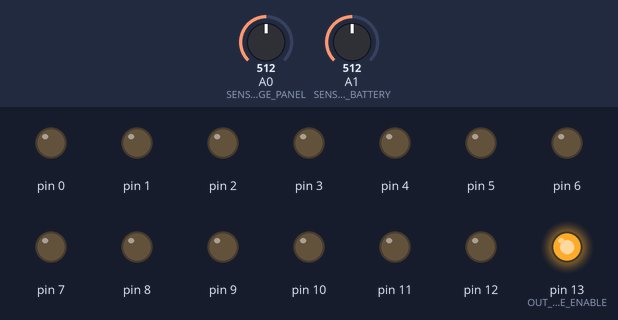
Simulated run of this sketch. Board: Arduino Uno, built with avr-gcc and run on an emulated ATmega328P. On the bench: output pins drawn as LEDs (lit = HIGH). The inputs (shaded band) are chosen by the test bench; at power-on: A0 (SENSOR_VOLTAGE_PANEL) = 512, A1 (SENSOR_VOLTAGE_BATTERY) = 512.

Above: at 1.3 s.
1.4 s: A0 (SENSOR_VOLTAGE_PANEL) set to 103
2.9 s: A0 (SENSOR_VOLTAGE_PANEL) set to 83
At 4.0 s:
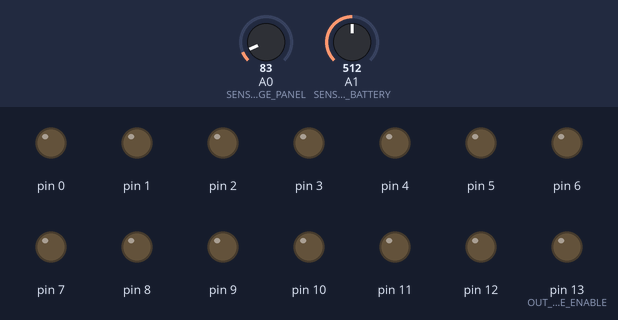
4.5 s: A0 (SENSOR_VOLTAGE_PANEL) set to 122
At 5.2 s:
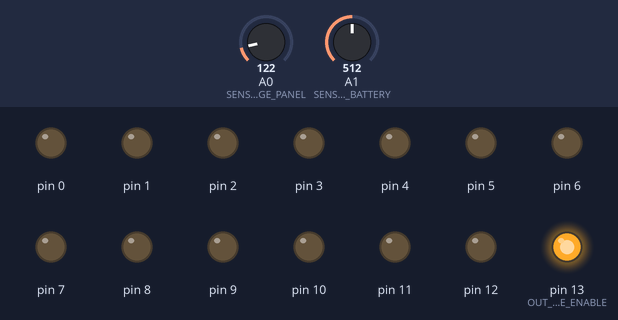
6.0 s: A0 (SENSOR_VOLTAGE_PANEL) set to 0
At 6.3 s:
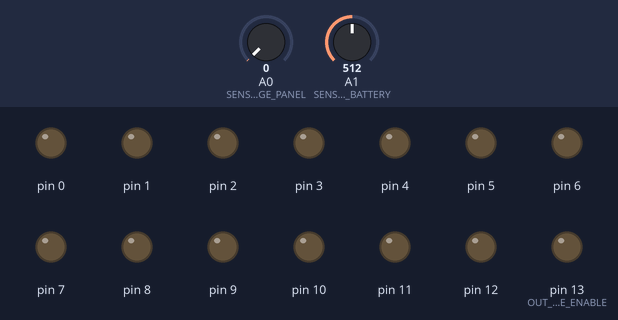
Timing chart, 0 to 8.5 s (numbered marks = the images above; inputs shaded):
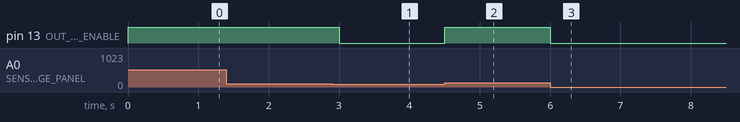

The sketch:

switcharger.ino
```cpp
#define OUT_CHARGE_ENABLE 13
#define SENSOR_VOLTAGE_PANEL A0
#define SENSOR_VOLTAGE_BATTERY A1

const int ADC_RESOLUTION = 1024;
const float VCC_ARDUINO = 5.00; // Volts
const float VBAT_MAX = 14.4; // Volts
const float VBAT_FLOAT = 13.8; // Volts
const float VBAT_FLOAT_LOW = 12.8; // Volts
const unsigned long ACTIVATION_DELAY = 5000; // ms


int state;
unsigned long activationTime, nowTime;
float Vin, Vbat;

float readVoltage(int pin, int R1, int R2) {
  /*
  *
  *  V
  * o--------+
  *          |
  *         [ ] R1
  *         [ ]
  *          |
  *          +----o Vprobe
  *          |
  *         [ ] R2
  *         [ ]
  *          |
  *         ---
  *     GND  -
  */
  return (R1 + R2) / R2 * VCC_ARDUINO * analogRead(pin) / ADC_RESOLUTION;
}

void ActivateCharging(bool bEnable = true) {
  //
  if (bEnable) {
    //
    activationTime = millis();
    digitalWrite(OUT_CHARGE_ENABLE, HIGH);
  } else {
    //
    digitalWrite(OUT_CHARGE_ENABLE, LOW);
  }
}

void setup() {
  //
  for (int i = 0; i <= 13;) pinMode(i++, OUTPUT);
  pinMode(SENSOR_VOLTAGE_PANEL, INPUT);
  pinMode(SENSOR_VOLTAGE_BATTERY, INPUT);
  ActivateCharging(false);
  nowTime = 0;
  activationTime = 0;
  state = 0;
}

void loop() {
  // put your main code here, to run repeatedly:
  Vin = readVoltage(SENSOR_VOLTAGE_PANEL, 10, 1);
  Vbat = readVoltage(SENSOR_VOLTAGE_BATTERY, 100, 51);
  if (Vin <= Vbat) {
    //
    ActivateCharging(false);
    state = 0;
    delay(500);
    return;
  }
  if (state == 0) {
    // bulk charging
    if (Vbat >= VBAT_MAX) {
      //
      ActivateCharging(false);
      state = 1;
    } else {
      //
      ActivateCharging();
    }
  }
  if (state == 1) {
    // float charging
    if (Vbat >= VBAT_FLOAT) {
      //
      ActivateCharging(false);
    } else if (Vbat < VBAT_FLOAT_LOW) {
      //
      nowTime = millis();
      if ((nowTime < activationTime)
        || (nowTime > activationTime + ACTIVATION_DELAY)) {
        //
        ActivateCharging();
      }
    }
  }
  delay(500);
}
```

Measured:
- the behaviour switches between 94 and 93 on A0 (SENSOR_VOLTAGE_PANEL) (found by bisection; images 0 and 1)
- after the input at 1.4 s, every drawn part: stays the same
- after the input at 2.9 s, pin 13 (OUT_CHARGE_ENABLE): HIGH → LOW after 0.10 s
- after the input at 4.5 s, pin 13 (OUT_CHARGE_ENABLE): LOW → HIGH at once
- after the input at 6.0 s, pin 13 (OUT_CHARGE_ENABLE): HIGH → LOW at once
